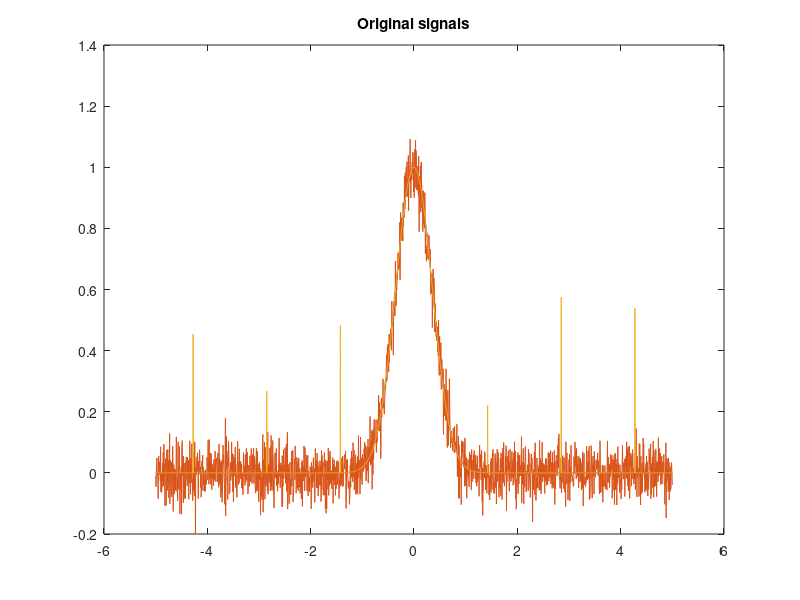
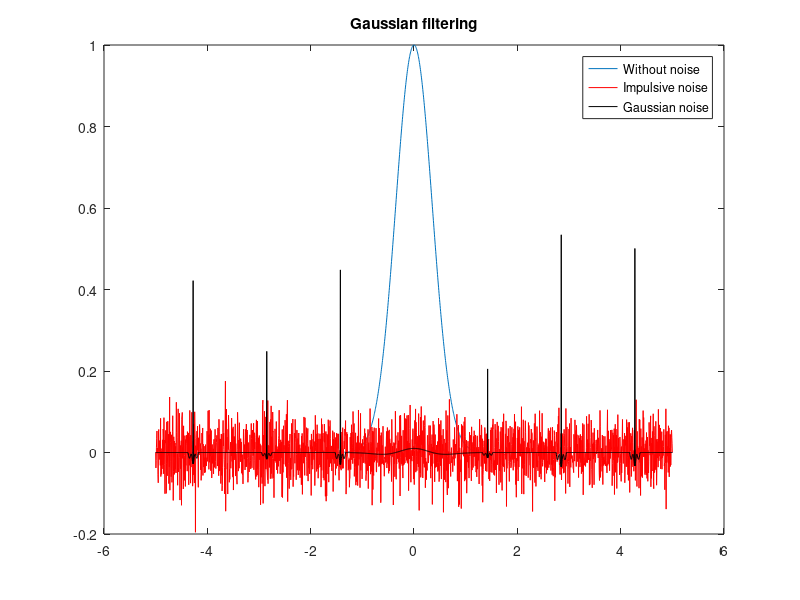
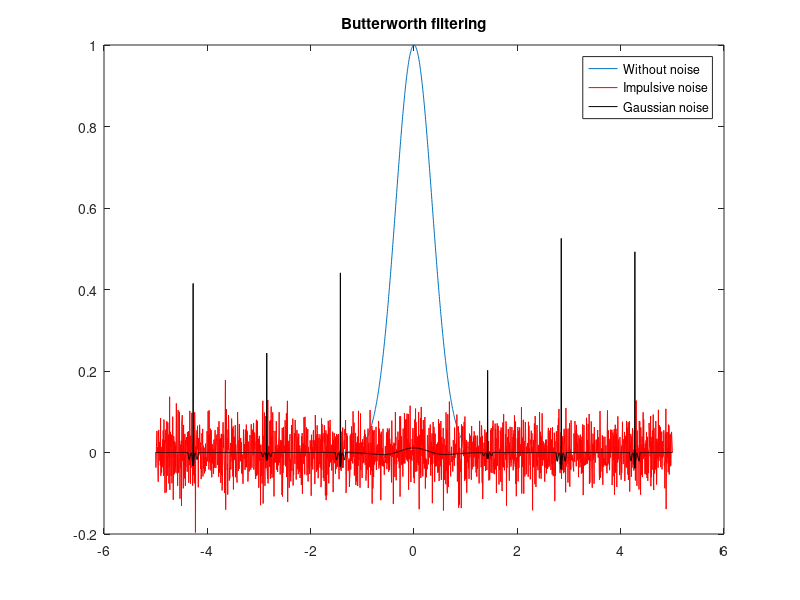

These figures' MATLAB source, in order:
function lab5()

    % Input parameters
    A = 1; %randi(3, 1, 1);
    sigma = 0.5; %randi(2, 1, 1);

    % Borders of calculation
    mult = 5;
    step = 0.005;
    t = -mult:step:mult;

    % Pulse generation
    x0 = gauspls(t, A, sigma);

    % Gaussian noise generation
    NA = 0;
    NS = 0.05;
    n1 = normrnd(NA, NS, [1 length(x0)]);
    x1 = x0 + n1;

    % Impulsive noise generation
    count = 7;
    M = 0.4;
    n2 = impnoise(length(x0), count, M);
    x2 = x0 + n2;

    % Calculation of filtering arrays
    [B, A] = butter(6, 0.05, 'high');
    G = gaussfilt(4, 20, 'high');
    BB = buttfilt(6, 20, 'high');

    %
    % PLOTTING
    %

    figure(1)
    plot(t, x0, t, x1, t, x2);
    title('Original signals');
    %legend('Without noise', 'Impulsive noise', 'Gaussian noise');

    figure(2)
    plot(t, x0, t, x1 - filtfilt(G, 1, x1), 'r', t, x2 - filtfilt(G, 1, x2), 'k');
    title('Gaussian filtering');
    legend('Without noise', 'Impulsive noise', 'Gaussian noise');

    figure(3)
    plot(t, x0, t, x1 - filtfilt(BB, 1, x1), 'r', t, x2 - filtfilt(BB, 1, x2), 'k');
    title('Butterworth filtering');
    legend('Without noise', 'Impulsive noise', 'Gaussian noise');

end

% Gaussian pulse generation
function y = gauspls(x, A, s)
    y = A * exp(-(x / s).^2);
end

% Impulsive noise generation
function y = impnoise(size, N, mult)
    step = floor(size / N);
    y = zeros(1, size);

    for i = 1:floor(N / 2)
        y(round(size / 2) + i * step) = mult * (0.5 + rand);
        y(round(size / 2) - i * step) = mult * (0.5 + rand);
    end

end

% Non-recursive Butterworth implementation
function y = buttfilt(D, size, type)
    x = linspace(-size / 2, size / 2, size);

    if (strcmp(type, 'low'))
        y = 1 ./ (1 + (x ./ D).^4);
    elseif (strcmp(type, 'high'))
        y = 1 ./ (1 + (D ./ x).^4);
    else
        y = x * sum(x);
    end

    y = y / sum(y);
end

% Non-recursive Gaussian implementation
function y = gaussfilt(sigma, size, type)
    x = linspace(-size / 2, size / 2, size);

    if (strcmp(type, 'low'))
        y = exp(-x.^2 / (2 * sigma^2));
    elseif (strcmp(type, 'high'))
        y = 1 - exp(-x.^2 / (2 * sigma^2));
    else
        y = x * sum(x);
    end

    y = y / sum(y);
end
